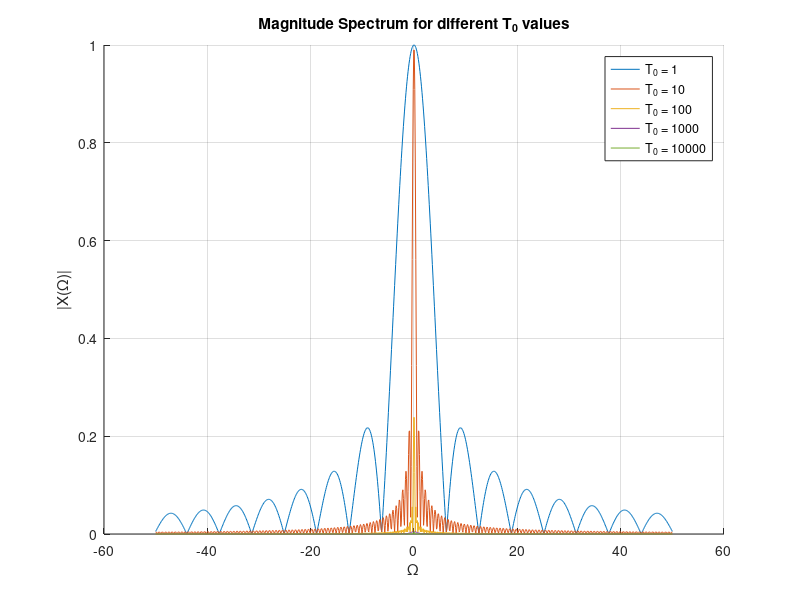

Source code (MATLAB):
T0_values = 10.^[0:4]; % T0 = 1, 10, 100, 1000, 10000
Omega = linspace(-50, 50, 1000); % 주파수 범위

figure;
hold on;
for k = 1:length(T0_values) % T0의 개수 만큼 반복
    T0 = T0_values(k);
    X_Omega = sin(T0 * Omega / 2) ./ (T0 * Omega / 2); % (a)에서 구한 식
    plot(Omega, abs(X_Omega), 'DisplayName', ['T_0 = ', num2str(T0)]); % X_Omega의 절댓값을 plot하고 'T_0 = _(위에서 설정한 5가지 값 중 하나)' 로 표시한다.
end

xlabel('\Omega');     % x축 표시 (오메가)
ylabel('|X(\Omega)|'); % y축 표시 (크기)
title('Magnitude Spectrum for different T_0 values'); % "T0에 따른 크키 스펙트럼"
legend;
grid on;
hold off;
